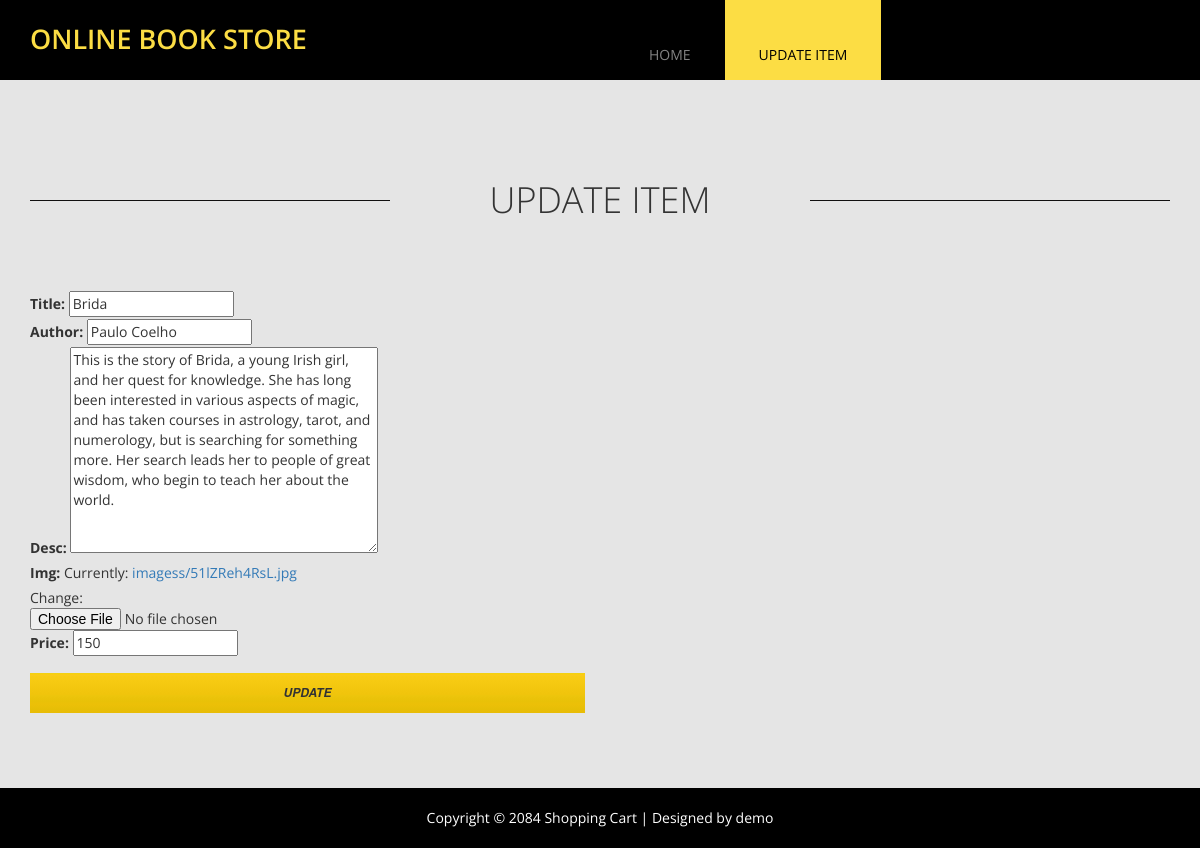
Page /update/4 on the committed database.
### book_app/models.py (models this page shows)
class shop(models.Model):
    title=models.CharField(max_length=100)
    author=models.CharField(max_length=100)
    desc=models.TextField()
    img=models.ImageField(upload_to="imagess")
    price=models.IntegerField()

### book_app/views.py (the view)
# urls.py: path('update/<int:id>',views.update,name='update'),
def update(request,id):
    obj=shop.objects.get(id=id)
    form=ModeForm(request.POST or None,instance=obj)
    if form.is_valid():
        form.save()
        return redirect('/')
    return render(request,'edit.html',{'form':form,'obj':obj})

### book_app/forms.py
class ModeForm(forms.ModelForm):
    class Meta:
        model=shop
        fields=['title','author','desc','img','price']

### template/edit.html (shortened to what this page needs)
{% load static %}
<!DOCTYPE html>
<html lang="en">
<head>
  <link href="{% static 'css/font-awesome.min.css' %}" rel="stylesheet">
  <link href="{% static 'css/bootstrap.min.css' %}" rel="stylesheet">
  <link href="{% static 'css/bootstrap-datetimepicker.min.css' %}" rel="stylesheet">
  <link href="{% static 'css/flexslider.css' %}" rel="stylesheet">
  <link href="{% static 'css/templatemo-style.css' %}" rel="stylesheet">
  </head>
  <body class="tm-gray-bg">
    	<div class="tm-header">
  		<div class="container">
  			<div class="row">
  				<div class="col-lg-6 col-md-4 col-sm-3 tm-site-name-container">
  					<a href="#" class="tm-site-name">Online Book Store</a>
  				</div>
	  			<div class="col-lg-6 col-md-8 col-sm-9">
	  				<nav class="tm-nav">
						<ul>
							<li><a href="/">Home</a></li>
							<li><a href="#" class="active">Update item</a></li>
						</ul>
					</nav>
	  			</div>
  			</div>
  		</div>
  	</div>
	<section class="section-padding-bottom">
		<div class="container">
			<div class="row">
				<div class="tm-section-header section-margin-top">
					<div class="col-lg-4 col-md-3 col-sm-3"><hr></div>
					<div class="col-lg-4 col-md-6 col-sm-6"><h2 class="tm-section-title">Update item</h2></div>
					<div class="col-lg-4 col-md-3 col-sm-3"><hr></div>
				</div>
			</div>
			<div class="row">
				<div class="card">
					<div class="card-body">
				<form action="#" method="post" enctype="multipart/form-data" class="tm-contact-form">
					<div class="col-lg-6 col-md-6 tm-contact-form-input">
						<div class="form-group">
                          {{form.as_p}}
						</div>
						<div class="form-group">
							<button class="tm-submit-btn" type="submit" name="Update">Update</button>
						</div>
					</div>
				</form>
						</div>
					</div>
			</div>
		</div>
	</section>
		<footer class="tm-black-bg">
		  <div class="container">
			  <div class="row">
				  <p class="tm-copyright-text">Copyright &copy; 2084 Shopping Cart
                  | Designed by demo</p>
			   </div>
		  </div>
	    </footer>
  </body>
</html>

### static/css/templatemo-style.css (style rules this page uses)
ul,p { margin: 0; padding: 0; }
h1,h2,h3 { margin: 0; padding: 0; }
h1,h2,h3,a,p { font-family: 'Open Sans', sans-serif; }
body { overflow-x: hidden; }
.tm-header { background: #000000; height: 80px; position: relative; z-index: 100; }
.tm-site-name-container { padding-top: 20px; }
.tm-site-name { color: #FCDD44; font-size: 27px; font-weight: 600; text-transform: uppercase; }
.tm-nav { display: block; overflow: hidden; }
.tm-nav li { list-style: none; float: left; }
.tm-nav li a { color: #838383; display: block; padding: 45px 34px 15px 34px; text-transform: uppercase; transition: all 0.3s ease; }
.tm-nav li a.active, .tm-nav li a:focus, .tm-nav li a:hover { background: #FCDD44; color: #000; }
.tm-gray-bg { background-color: #E5E5E5; }
.tm-black-bg { background-color: #000; }
.tm-copyright-text { color: white; text-align: center; padding-top: 20px; padding-bottom: 20px; }
.section-margin-top { margin-top: 100px; }
hr { border-top: 1px solid #111010; }
.tm-section-header { margin-bottom: 70px; overflow: hidden; }
.tm-section-title { text-align: center; text-transform: uppercase; font-size: 36px; font-weight: 300; }
.section-padding-bottom { padding-bottom: 60px; }
.tm-submit-btn { background: #f5d11d; background: linear-gradient(to bottom, #f5d11d 0%,#f3d10e 1%,#efcf1c 2%,#fccd0d 4%,#f7ca0d 5%,#f9cb1e 6%,#f7cb10 7%,#f8cc14 8%,#f0c40c 54%,#edc50c 55%,#e9c108 71%,#ecc008 78%,#e6be06 91%,#e9bd06 93%,#e8bc06 100%); filter: progid:DXImageTransform.Microsoft.gradient( startColorstr='#f5d11d', endColorstr='#e8bc06',GradientType=0 ); width: 100%; border: none; height: 40px; text-transform: uppercase; font-style: italic; font-size: 12px; font-weight: 600; }

### rows in the picture
shop: title "Brida", author "Paulo Coelho", desc "This is the story of Brida, a young Irish girl, and her quest for knowledge. She has long been interested in various aspects of magic, and has taken courses in astrology, tarot, and numerology, but is searching for something more. Her search leads her to people of great wisdom, who begin to teach her about the world.", price "150"
